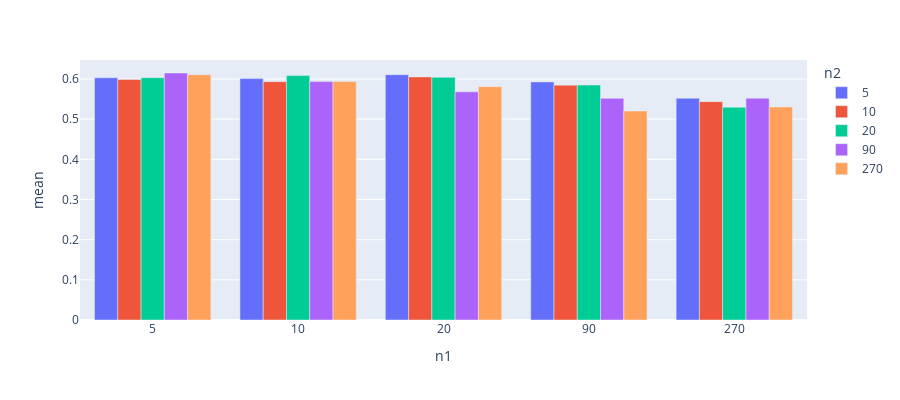

Notebook code for this chart:
### Code cell
# bar plot for m = 10

print("Mean Prediction Accuracy for n1,n2, m = 10")

m_1msk = df_result['m'] == 10
m_1df = df_result[m_1msk]


import plotly.express as px
df = m_1df
fig = px.bar(df, x="n1", y="mean",
             color='n2', barmode='group',
             height=400)
fig.show()

### Figure 1 — Plotly figure (JSON) as saved in the notebook; plotly's stock layout.template omitted (floating-point values rounded to 4 significant figures)
{"data": [{"alignmentgroup": "True", "hovertemplate": "n2=5<br>n1=%{x}<br>mean=%{y}<extra></extra>", "legendgroup": "5", "marker": {"color": "#636efa", "pattern": {"shape": ""}}, "name": "5", "offsetgroup": "5", "orientation": "v", "showlegend": true, "textposition": "auto", "type": "bar", "x": ["5", "10", "20", "90", "270"], "xaxis": "x", "y": [0.603, 0.6009, 0.6106, 0.5927, 0.5521], "yaxis": "y"}, {"alignmentgroup": "True", "hovertemplate": "n2=10<br>n1=%{x}<br>mean=%{y}<extra></extra>", "legendgroup": "10", "marker": {"color": "#EF553B", "pattern": {"shape": ""}}, "name": "10", "offsetgroup": "10", "orientation": "v", "showlegend": true, "textposition": "auto", "type": "bar", "x": ["5", "10", "20", "90", "270"], "xaxis": "x", "y": [0.5989, 0.5934, 0.6052, 0.5846, 0.5436], "yaxis": "y"}, {"alignmentgroup": "True", "hovertemplate": "n2=20<br>n1=%{x}<br>mean=%{y}<extra></extra>", "legendgroup": "20", "marker": {"color": "#00cc96", "pattern": {"shape": ""}}, "name": "20", "offsetgroup": "20", "orientation": "v", "showlegend": true, "textposition": "auto", "type": "bar", "x": ["5", "10", "20", "90", "270"], "xaxis": "x", "y": [0.6032, 0.6085, 0.6041, 0.5848, 0.5298], "yaxis": "y"}, {"alignmentgroup": "True", "hovertemplate": "n2=90<br>n1=%{x}<br>mean=%{y}<extra></extra>", "legendgroup": "90", "marker": {"color": "#ab63fa", "pattern": {"shape": ""}}, "name": "90", "offsetgroup": "90", "orientation": "v", "showlegend": true, "textposition": "auto", "type": "bar", "x": ["5", "10", "20", "90", "270"], "xaxis": "x", "y": [0.6149, 0.5936, 0.5681, 0.5518, 0.5522], "yaxis": "y"}, {"alignmentgroup": "True", "hovertemplate": "n2=270<br>n1=%{x}<br>mean=%{y}<extra></extra>", "legendgroup": "270", "marker": {"color": "#FFA15A", "pattern": {"shape": ""}}, "name": "270", "offsetgroup": "270", "orientation": "v", "showlegend": true, "textposition": "auto", "type": "bar", "x": ["5", "10", "20", "90", "270"], "xaxis": "x", "y": [0.6106, 0.5936, 0.5809, 0.5202, 0.5304], "yaxis": "y"}], "layout": {"barmode": "group", "height": 400, "legend": {"title": {"text": "n2"}, "tracegroupgap": 0}, "margin": {"t": 60}, "xaxis": {"anchor": "y", "domain": [0, 1], "title": {"text": "n1"}}, "yaxis": {"anchor": "x", "domain": [0, 1], "title": {"text": "mean"}}}}
